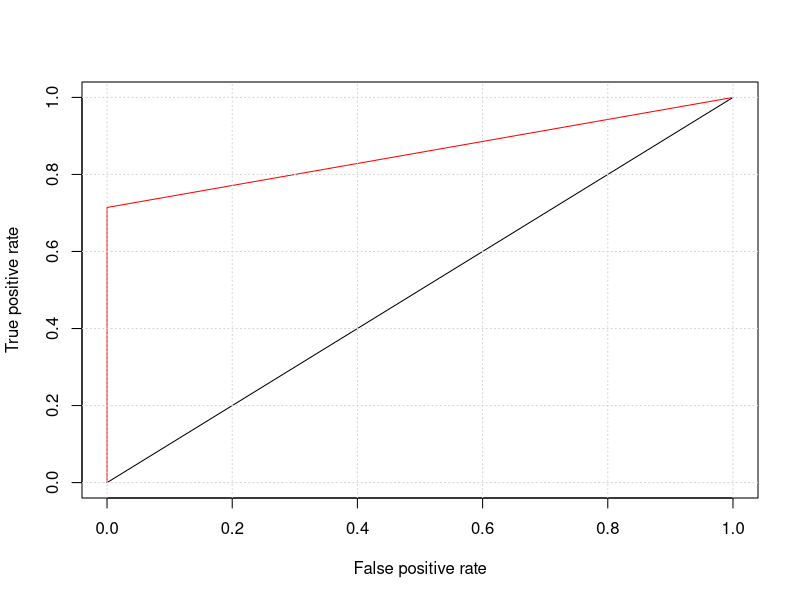

R code for this plot:
#packages.install("ROCR",dependencies=TRUE)
library(ROCR)

pred<-prediction(c(0,0,0,0,0,1,1,1,1,1),c(0,1,0,1,0,1,1,1,1,1))

perf<-performance(pred,"tpr","fpr")

plot(perf,col="red")
segments(0,0,1,1,col="black")

grid()
